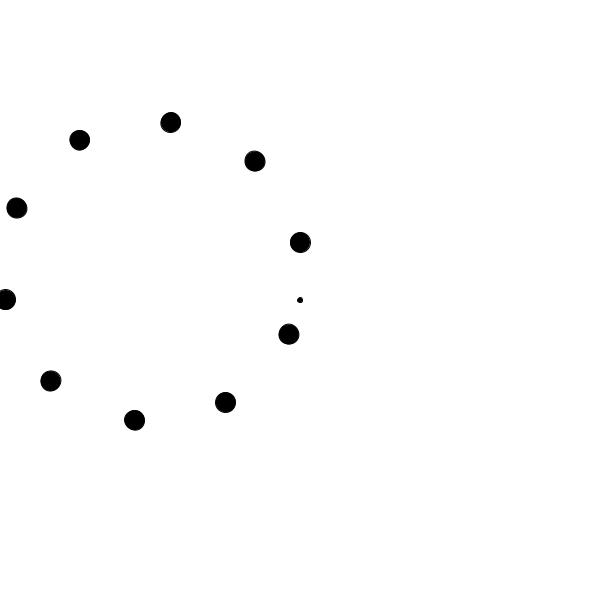
Frame 1 (no input)
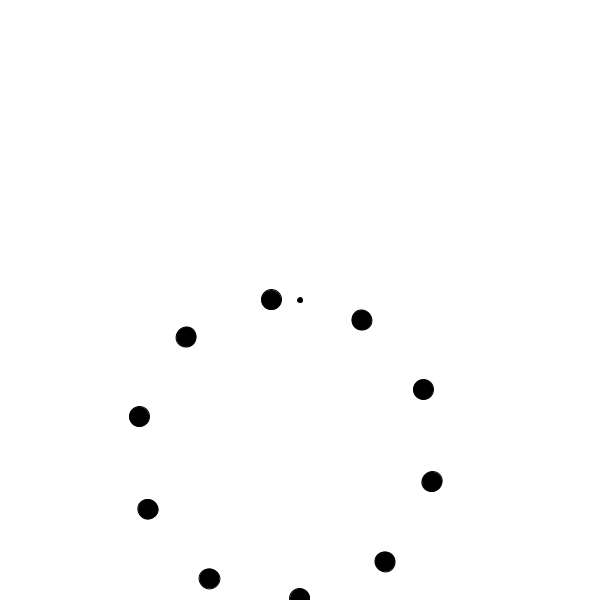
Frame 60 (the mouse pressed at the canvas centre just before this capture)
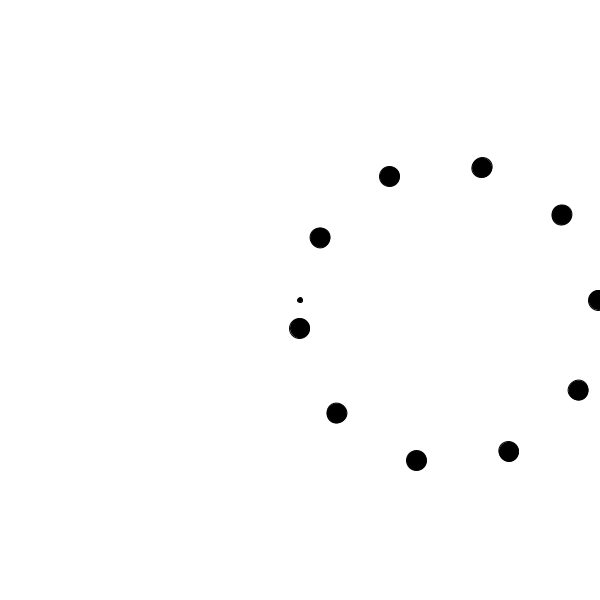
Frame 120 (the mouse held since frame 60 and released just before this capture)

The Processing sketch that drew these frames (run headless with seeded random() and noise(); from frame 60 on, the mouse is pressed at the canvas centre):

// Processing sketch: sketch_02_structured_program
// ── sketch_02_structured_program.pde
/* This is an example of a slightly more complex sketch. It demonstrates our custom build 
 * Wavefunctions class and resembles the animation found on the archery blog which can be found here:
 * http://intothecontinuum.tumblr.com/post/57763145216/these-remarks-make-some-interesting-observations
 *
 * Reference to the used (and new) processing functions:
 * rotate: https://processing.org/reference/rotate_.html
 * push-/popMatrix: https://processing.org/reference/pushMatrix_.html
 *
 * Your homework is to incorporate the Sound library into this sketch and use
 * the position of the ellipses to modulate the sound (pan/amp/pitch ... u name it).
 * try also to change various parameters to get soem more complex motion!
 */

float speedHz, rotationAngle;
int count = 10;
boolean drawPath = false;
Wavefunction[] osc = new Wavefunction[count];

void setup() {
  size(600, 600);
  frameRate(60);
  
  speedHz = 0.25; // 0.25 rotations per second
  rotationAngle = (PI / count); // calculate the partial rotation (in radians) for each path
  
  for (int i=0; i < count; i++) {
    // calculate the phaseshift of every wavefunction, play with this (f.e. multiply by 0.5 ...)
    float phase = (PI / count) * i;
    // instanciate our wavefunction with a SINE wave, speed in herz, and a calculated offset
    // try other wavefunctions f.e. Wavefunction.TRIANGLE, look into the Wavefunctions tab for options
    // or toggle every odd i another wavefunction and a different offset
    osc[i] = new Wavefunction(Wavefunction.SINE, speedHz, phase);
  }
 
}

void draw() {
  background(255);
  fill(0);
  float time = millis() / 1000.0; // our timeline in seconds
 
  pushMatrix();
    translate(width/2, height/2); // translate our coordinate system to the center of the screen
    ellipse(0, 0, 5, 5); // draw center point
    
    for (int i=0; i < count; i++) {
      // calculate the position (x axis) for each ellipse
      // here the phaseshift comes into play (see line 15, where we instanciate or Wavefunction)
      float rawPos = osc[i].process(time);
      float pos = map(rawPos, -1, 1, -height/2.0, height/2.0);
      
      // rotate our coordinate system by the precaluculated angle,
      // this adds up for cycle of the for loop. Play with this value!
      rotate(rotationAngle);
      
      if (drawPath) {
        // draw the path
        stroke(240);
        line(0, -height/2.0, 0, height/2.0);
      }
      // draw our ellipse
      stroke(0);
      ellipse(0, pos, 20, 20);
    }
  popMatrix(); 

}


// ── Wavefunction.pde
class Wavefunction {

  public final static int SINE = 0;
  public final static int TRIANGLE = 1;
  public final static int SAW = 2;
  public final static int SQUARE = 3;

  int waveform;

  float phase;
  float freq;

  Wavefunction(int waveform) {
    this(waveform, 1.0);
  }

  Wavefunction(int waveform, float freq) {
    this(waveform, freq, 0.0);
  }

  Wavefunction(int waveform, float freq, float phase) {
    this.set(waveform, freq, phase);
  }
  
  void waveform(int waveform) {
    if (waveform == Wavefunction.SINE ||  
        waveform == Wavefunction.TRIANGLE ||
        waveform == Wavefunction.SAW ||
        waveform == Wavefunction.SQUARE) 
    {
      this.waveform = waveform;
    } 
    else 
    {
      this.waveform = Wavefunction.SINE;
    }
  }

  void freq(float freq) {
    this.freq = freq;
  }

  void phase(float phase) {
    this.phase = phase;
  }
  
  void set(int waveform, float freq, float phase) {
    this.waveform(waveform);
    this.freq(freq);
    this.phase(phase);
  }

  float process(float time) {
    
    switch(this.waveform) {
      case Wavefunction.SINE:
        return sineWave(time, this.freq, this.phase);
        
      case Wavefunction.TRIANGLE:
        return triangleWave(time, this.freq, this.phase);
        
      case Wavefunction.SAW:
        return sawtoothWave(time, this.freq, this.phase);
        
      case Wavefunction.SQUARE:
        return squareWave(time, this.freq, this.phase); 
    }
    
    return 0.0;
  }


  float sineWave(float time, float frequency, float phase) {
    return sin(time * TWO_PI * frequency + phase);
  }

  float triangleWave(float time, float frequency, float phase) {
    float shift = (phase / TWO_PI) * (1.0 / frequency);
    float period = (1.0 / frequency);
    float t = (time + shift) - period * 0.25;
    return abs((t % period) - 0.5 * period) * frequency * 4.0 - 1.0;
  }

  float sawtoothWave(float time, float frequency, float phase) {
    float shift = (phase / TWO_PI) * (1.0 / frequency);
    float t = (time + shift) - (1.0 / frequency) * 0.25;
    float p = t * frequency;
    return (p % 1.0) * 2.0 - 1.0;
  }

  float squareWave(float time, float frequency, float phase) {
    return signum(sineWave(time, frequency, phase));
  }

  float signum(float value) {
    if (value == 0.0) return 0;
    else if (value > 0.0) return 1;
    else return -1;
  }
}
